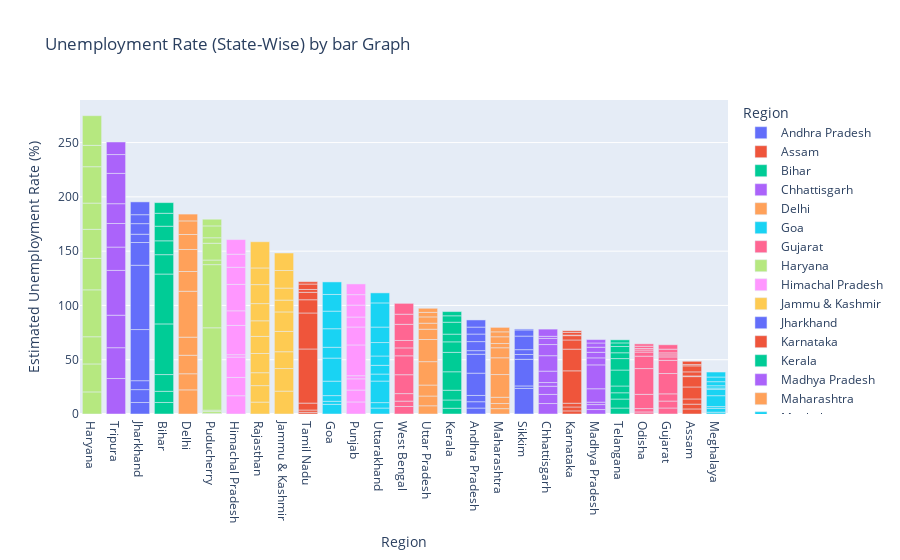

The code cell stored with this chart in its notebook:
### Code cell
fg=px.bar(df,x="Region",y=" Estimated Unemployment Rate (%)",color="Region",title="Unemployment Rate (State-Wise) by bar Graph",template="plotly")
fg.update_layout(xaxis={"categoryorder":"total descending"})
fg.show()

### Figure 1 — Plotly figure (JSON) as saved in the notebook; plotly's stock layout.template omitted (floating-point values rounded to 4 significant figures)
{"data": [{"alignmentgroup": "True", "hovertemplate": "Region=%{x}<br> Estimated Unemployment Rate (%)=%{y}<extra></extra>", "legendgroup": "Andhra Pradesh", "marker": {"color": "#636efa", "pattern": {"shape": ""}}, "name": "Andhra Pradesh", "offsetgroup": "Andhra Pradesh", "orientation": "v", "showlegend": true, "textposition": "auto", "type": "bar", "x": ["Andhra Pradesh", "Andhra Pradesh", "Andhra Pradesh", "Andhra Pradesh", "Andhra Pradesh", "Andhra Pradesh", "Andhra Pradesh", "Andhra Pradesh", "Andhra Pradesh", "Andhra Pradesh"], "xaxis": "x", "y": [5.48, 5.83, 5.79, 20.51, 17.43, 3.31, 8.34, 6.96, 6.4, 6.59], "yaxis": "y"}, {"alignmentgroup": "True", "hovertemplate": "Region=%{x}<br> Estimated Unemployment Rate (%)=%{y}<extra></extra>", "legendgroup": "Assam", "marker": {"color": "#EF553B", "pattern": {"shape": ""}}, "name": "Assam", "offsetgroup": "Assam", "orientation": "v", "showlegend": true, "textposition": "auto", "type": "bar", "x": ["Assam", "Assam", "Assam", "Assam", "Assam", "Assam", "Assam", "Assam", "Assam", "Assam"], "xaxis": "x", "y": [4.66, 4.41, 4.77, 11.06, 9.55, 0.6, 3.77, 5.53, 1.19, 3.02], "yaxis": "y"}, {"alignmentgroup": "True", "hovertemplate": "Region=%{x}<br> Estimated Unemployment Rate (%)=%{y}<extra></extra>", "legendgroup": "Bihar", "marker": {"color": "#00cc96", "pattern": {"shape": ""}}, "name": "Bihar", "offsetgroup": "Bihar", "orientation": "v", "showlegend": true, "textposition": "auto", "type": "bar", "x": ["Bihar", "Bihar", "Bihar", "Bihar", "Bihar", "Bihar", "Bihar", "Bihar", "Bihar", "Bihar"], "xaxis": "x", "y": [10.61, 10.29, 15.43, 46.64, 45.96, 17.82, 12.79, 13.44, 11.91, 9.82], "yaxis": "y"}, {"alignmentgroup": "True", "hovertemplate": "Region=%{x}<br> Estimated Unemployment Rate (%)=%{y}<extra></extra>", "legendgroup": "Chhattisgarh", "marker": {"color": "#ab63fa", "pattern": {"shape": ""}}, "name": "Chhattisgarh", "offsetgroup": "Chhattisgarh", "orientation": "v", "showlegend": true, "textposition": "auto", "type": "bar", "x": ["Chhattisgarh", "Chhattisgarh", "Chhattisgarh", "Chhattisgarh", "Chhattisgarh", "Chhattisgarh", "Chhattisgarh", "Chhattisgarh", "Chhattisgarh", "Chhattisgarh"], "xaxis": "x", "y": [9.65, 8.38, 7.54, 3.41, 10.5, 14.23, 10.27, 5.63, 1.96, 6.62], "yaxis": "y"}, {"alignmentgroup": "True", "hovertemplate": "Region=%{x}<br> Estimated Unemployment Rate (%)=%{y}<extra></extra>", "legendgroup": "Delhi", "marker": {"color": "#FFA15A", "pattern": {"shape": ""}}, "name": "Delhi", "offsetgroup": "Delhi", "orientation": "v", "showlegend": true, "textposition": "auto", "type": "bar", "x": ["Delhi", "Delhi", "Delhi", "Delhi", "Delhi", "Delhi", "Delhi", "Delhi", "Delhi", "Delhi"], "xaxis": "x", "y": [22.23, 14.84, 17.04, 16.68, 42.27, 18.19, 20.3, 13.79, 12.53, 6.27], "yaxis": "y"}, {"alignmentgroup": "True", "hovertemplate": "Region=%{x}<br> Estimated Unemployment Rate (%)=%{y}<extra></extra>", "legendgroup": "Goa", "marker": {"color": "#19d3f3", "pattern": {"shape": ""}}, "name": "Goa", "offsetgroup": "Goa", "orientation": "v", "showlegend": true, "textposition": "auto", "type": "bar", "x": ["Goa", "Goa", "Goa", "Goa", "Goa", "Goa", "Goa", "Goa", "Goa", "Goa"], "xaxis": "x", "y": [8.89, 2.81, 5.25, 13.31, 21.25, 9.96, 17.07, 16.21, 15.38, 11.54], "yaxis": "y"}, {"alignmentgroup": "True", "hovertemplate": "Region=%{x}<br> Estimated Unemployment Rate (%)=%{y}<extra></extra>", "legendgroup": "Gujarat", "marker": {"color": "#FF6692", "pattern": {"shape": ""}}, "name": "Gujarat", "offsetgroup": "Gujarat", "orientation": "v", "showlegend": true, "textposition": "auto", "type": "bar", "x": ["Gujarat", "Gujarat", "Gujarat", "Gujarat", "Gujarat", "Gujarat", "Gujarat", "Gujarat", "Gujarat", "Gujarat"], "xaxis": "x", "y": [5.54, 6.38, 6.66, 18.71, 12.11, 3.2, 1.84, 1.87, 3.42, 4.03], "yaxis": "y"}, {"alignmentgroup": "True", "hovertemplate": "Region=%{x}<br> Estimated Unemployment Rate (%)=%{y}<extra></extra>", "legendgroup": "Haryana", "marker": {"color": "#B6E880", "pattern": {"shape": ""}}, "name": "Haryana", "offsetgroup": "Haryana", "orientation": "v", "showlegend": true, "textposition": "auto", "type": "bar", "x": ["Haryana", "Haryana", "Haryana", "Haryana", "Haryana", "Haryana", "Haryana", "Haryana", "Haryana", "Haryana"], "xaxis": "x", "y": [20.34, 25.77, 25.05, 43.22, 29.02, 26.7, 24.18, 33.5, 19.68, 27.31], "yaxis": "y"}, {"alignmentgroup": "True", "hovertemplate": "Region=%{x}<br> Estimated Unemployment Rate (%)=%{y}<extra></extra>", "legendgroup": "Himachal Pradesh", "marker": {"color": "#FF97FF", "pattern": {"shape": ""}}, "name": "Himachal Pradesh", "offsetgroup": "Himachal Pradesh", "orientation": "v", "showlegend": true, "textposition": "auto", "type": "bar", "x": ["Himachal Pradesh", "Himachal Pradesh", "Himachal Pradesh", "Himachal Pradesh", "Himachal Pradesh", "Himachal Pradesh", "Himachal Pradesh", "Himachal Pradesh", "Himachal Pradesh", "Himachal Pradesh"], "xaxis": "x", "y": [16.83, 16.84, 18.76, 2.2, 26.95, 13.47, 24.31, 15.79, 12.04, 13.46], "yaxis": "y"}, {"alignmentgroup": "True", "hovertemplate": "Region=%{x}<br> Estimated Unemployment Rate (%)=%{y}<extra></extra>", "legendgroup": "Jammu & Kashmir", "marker": {"color": "#FECB52", "pattern": {"shape": ""}}, "name": "Jammu & Kashmir", "offsetgroup": "Jammu & Kashmir", "orientation": "v", "showlegend": true, "textposition": "auto", "type": "bar", "x": ["Jammu & Kashmir", "Jammu & Kashmir", "Jammu & Kashmir", "Jammu & Kashmir", "Jammu & Kashmir", "Jammu & Kashmir", "Jammu & Kashmir", "Jammu & Kashmir", "Jammu & Kashmir"], "xaxis": "x", "y": [21.08, 20.78, 15.5, 18.74, 17.92, 10.88, 11.09, 16.17, 16.14], "yaxis": "y"}, {"alignmentgroup": "True", "hovertemplate": "Region=%{x}<br> Estimated Unemployment Rate (%)=%{y}<extra></extra>", "legendgroup": "Jharkhand", "marker": {"color": "#636efa", "pattern": {"shape": ""}}, "name": "Jharkhand", "offsetgroup": "Jharkhand", "orientation": "v", "showlegend": true, "textposition": "auto", "type": "bar", "x": ["Jharkhand", "Jharkhand", "Jharkhand", "Jharkhand", "Jharkhand", "Jharkhand", "Jharkhand", "Jharkhand", "Jharkhand", "Jharkhand"], "xaxis": "x", "y": [10.61, 11.85, 8.23, 47.09, 59.23, 20.95, 7.63, 9.76, 8.24, 11.8], "yaxis": "y"}, {"alignmentgroup": "True", "hovertemplate": "Region=%{x}<br> Estimated Unemployment Rate (%)=%{y}<extra></extra>", "legendgroup": "Karnataka", "marker": {"color": "#EF553B", "pattern": {"shape": ""}}, "name": "Karnataka", "offsetgroup": "Karnataka", "orientation": "v", "showlegend": true, "textposition": "auto", "type": "bar", "x": ["Karnataka", "Karnataka", "Karnataka", "Karnataka", "Karnataka", "Karnataka", "Karnataka", "Karnataka", "Karnataka", "Karnataka"], "xaxis": "x", "y": [2.86, 3.61, 3.46, 29.84, 19.97, 8.44, 4.01, 0.5, 2.41, 1.58], "yaxis": "y"}, {"alignmentgroup": "True", "hovertemplate": "Region=%{x}<br> Estimated Unemployment Rate (%)=%{y}<extra></extra>", "legendgroup": "Kerala", "marker": {"color": "#00cc96", "pattern": {"shape": ""}}, "name": "Kerala", "offsetgroup": "Kerala", "orientation": "v", "showlegend": true, "textposition": "auto", "type": "bar", "x": ["Kerala", "Kerala", "Kerala", "Kerala", "Kerala", "Kerala", "Kerala", "Kerala", "Kerala", "Kerala"], "xaxis": "x", "y": [5.31, 7.6, 8.99, 16.99, 17.88, 9.71, 7.09, 10.98, 5.91, 3.88], "yaxis": "y"}, {"alignmentgroup": "True", "hovertemplate": "Region=%{x}<br> Estimated Unemployment Rate (%)=%{y}<extra></extra>", "legendgroup": "Madhya Pradesh", "marker": {"color": "#ab63fa", "pattern": {"shape": ""}}, "name": "Madhya Pradesh", "offsetgroup": "Madhya Pradesh", "orientation": "v", "showlegend": true, "textposition": "auto", "type": "bar", "x": ["Madhya Pradesh", "Madhya Pradesh", "Madhya Pradesh", "Madhya Pradesh", "Madhya Pradesh", "Madhya Pradesh", "Madhya Pradesh", "Madhya Pradesh", "Madhya Pradesh", "Madhya Pradesh"], "xaxis": "x", "y": [4.11, 4.57, 2.22, 12.36, 21.98, 6.48, 5.08, 4.7, 3.91, 3.13], "yaxis": "y"}, {"alignmentgroup": "True", "hovertemplate": "Region=%{x}<br> Estimated Unemployment Rate (%)=%{y}<extra></extra>", "legendgroup": "Maharashtra", "marker": {"color": "#FFA15A", "pattern": {"shape": ""}}, "name": "Maharashtra", "offsetgroup": "Maharashtra", "orientation": "v", "showlegend": true, "textposition": "auto", "type": "bar", "x": ["Maharashtra", "Maharashtra", "Maharashtra", "Maharashtra", "Maharashtra", "Maharashtra", "Maharashtra", "Maharashtra", "Maharashtra", "Maharashtra"], "xaxis": "x", "y": [4.95, 4.69, 5.79, 20.9, 15.46, 9.23, 3.89, 6.23, 4.55, 4.1], "yaxis": "y"}, {"alignmentgroup": "True", "hovertemplate": "Region=%{x}<br> Estimated Unemployment Rate (%)=%{y}<extra></extra>", "legendgroup": "Meghalaya", "marker": {"color": "#19d3f3", "pattern": {"shape": ""}}, "name": "Meghalaya", "offsetgroup": "Meghalaya", "orientation": "v", "showlegend": true, "textposition": "auto", "type": "bar", "x": ["Meghalaya", "Meghalaya", "Meghalaya", "Meghalaya", "Meghalaya", "Meghalaya", "Meghalaya", "Meghalaya", "Meghalaya", "Meghalaya"], "xaxis": "x", "y": [1.66, 3.59, 1.58, 10.03, 5.92, 1.15, 2.1, 3.74, 4.29, 4.6], "yaxis": "y"}, {"alignmentgroup": "True", "hovertemplate": "Region=%{x}<br> Estimated Unemployment Rate (%)=%{y}<extra></extra>", "legendgroup": "Odisha", "marker": {"color": "#FF6692", "pattern": {"shape": ""}}, "name": "Odisha", "offsetgroup": "Odisha", "orientation": "v", "showlegend": true, "textposition": "auto", "type": "bar", "x": ["Odisha", "Odisha", "Odisha", "Odisha", "Odisha", "Odisha", "Odisha", "Odisha", "Odisha", "Odisha"], "xaxis": "x", "y": [1.9, 3.12, 13.08, 23.76, 11.41, 3.77, 1.88, 1.42, 2.1, 2.18], "yaxis": "y"}, {"alignmentgroup": "True", "hovertemplate": "Region=%{x}<br> Estimated Unemployment Rate (%)=%{y}<extra></extra>", "legendgroup": "Puducherry", "marker": {"color": "#B6E880", "pattern": {"shape": ""}}, "name": "Puducherry", "offsetgroup": "Puducherry", "orientation": "v", "showlegend": true, "textposition": "auto", "type": "bar", "x": ["Puducherry", "Puducherry", "Puducherry", "Puducherry", "Puducherry", "Puducherry", "Puducherry", "Puducherry", "Puducherry", "Puducherry"], "xaxis": "x", "y": [0.58, 1.76, 1.2, 75.85, 58.19, 4.24, 15.47, 5.05, 10.9, 6.18], "yaxis": "y"}, {"alignmentgroup": "True", "hovertemplate": "Region=%{x}<br> Estimated Unemployment Rate (%)=%{y}<extra></extra>", "legendgroup": "Punjab", "marker": {"color": "#FF97FF", "pattern": {"shape": ""}}, "name": "Punjab", "offsetgroup": "Punjab", "orientation": "v", "showlegend": true, "textposition": "auto", "type": "bar", "x": ["Punjab", "Punjab", "Punjab", "Punjab", "Punjab", "Punjab", "Punjab", "Punjab", "Punjab", "Punjab"], "xaxis": "x", "y": [11.11, 10.97, 10.32, 2.86, 28.33, 16.55, 9.19, 10.99, 9.61, 9.88], "yaxis": "y"}, {"alignmentgroup": "True", "hovertemplate": "Region=%{x}<br> Estimated Unemployment Rate (%)=%{y}<extra></extra>", "legendgroup": "Rajasthan", "marker": {"color": "#FECB52", "pattern": {"shape": ""}}, "name": "Rajasthan", "offsetgroup": "Rajasthan", "orientation": "v", "showlegend": true, "textposition": "auto", "type": "bar", "x": ["Rajasthan", "Rajasthan", "Rajasthan", "Rajasthan", "Rajasthan", "Rajasthan", "Rajasthan", "Rajasthan", "Rajasthan", "Rajasthan"], "xaxis": "x", "y": [10.97, 15.16, 11.9, 17.7, 15.74, 14.39, 15.81, 17.51, 15.35, 24.15], "yaxis": "y"}, {"alignmentgroup": "True", "hovertemplate": "Region=%{x}<br> Estimated Unemployment Rate (%)=%{y}<extra></extra>", "legendgroup": "Sikkim", "marker": {"color": "#636efa", "pattern": {"shape": ""}}, "name": "Sikkim", "offsetgroup": "Sikkim", "orientation": "v", "showlegend": true, "textposition": "auto", "type": "bar", "x": ["Sikkim", "Sikkim", "Sikkim", "Sikkim", "Sikkim", "Sikkim", "Sikkim", "Sikkim"], "xaxis": "x", "y": [23.57, 2.28, 24.51, 4.46, 4.45, 12.49, 5.7, 0.88], "yaxis": "y"}, {"alignmentgroup": "True", "hovertemplate": "Region=%{x}<br> Estimated Unemployment Rate (%)=%{y}<extra></extra>", "legendgroup": "Tamil Nadu", "marker": {"color": "#EF553B", "pattern": {"shape": ""}}, "name": "Tamil Nadu", "offsetgroup": "Tamil Nadu", "orientation": "v", "showlegend": true, "textposition": "auto", "type": "bar", "x": ["Tamil Nadu", "Tamil Nadu", "Tamil Nadu", "Tamil Nadu", "Tamil Nadu", "Tamil Nadu", "Tamil Nadu", "Tamil Nadu", "Tamil Nadu", "Tamil Nadu"], "xaxis": "x", "y": [1.57, 2.09, 6.4, 49.83, 33.16, 12.2, 6.81, 2.65, 5, 2.16], "yaxis": "y"}, {"alignmentgroup": "True", "hovertemplate": "Region=%{x}<br> Estimated Unemployment Rate (%)=%{y}<extra></extra>", "legendgroup": "Telangana", "marker": {"color": "#00cc96", "pattern": {"shape": ""}}, "name": "Telangana", "offsetgroup": "Telangana", "orientation": "v", "showlegend": true, "textposition": "auto", "type": "bar", "x": ["Telangana", "Telangana", "Telangana", "Telangana", "Telangana", "Telangana", "Telangana", "Telangana", "Telangana", "Telangana"], "xaxis": "x", "y": [5.49, 8.29, 5.77, 6.25, 14.7, 10.55, 5.36, 5.79, 3.27, 2.86], "yaxis": "y"}, {"alignmentgroup": "True", "hovertemplate": "Region=%{x}<br> Estimated Unemployment Rate (%)=%{y}<extra></extra>", "legendgroup": "Tripura", "marker": {"color": "#ab63fa", "pattern": {"shape": ""}}, "name": "Tripura", "offsetgroup": "Tripura", "orientation": "v", "showlegend": true, "textposition": "auto", "type": "bar", "x": ["Tripura", "Tripura", "Tripura", "Tripura", "Tripura", "Tripura", "Tripura", "Tripura", "Tripura", "Tripura"], "xaxis": "x", "y": [32.67, 28.4, 29.95, 41.23, 21.51, 21.71, 18.24, 27.92, 17.35, 11.57], "yaxis": "y"}, {"alignmentgroup": "True", "hovertemplate": "Region=%{x}<br> Estimated Unemployment Rate (%)=%{y}<extra></extra>", "legendgroup": "Uttar Pradesh", "marker": {"color": "#FFA15A", "pattern": {"shape": ""}}, "name": "Uttar Pradesh", "offsetgroup": "Uttar Pradesh", "orientation": "v", "showlegend": true, "textposition": "auto", "type": "bar", "x": ["Uttar Pradesh", "Uttar Pradesh", "Uttar Pradesh", "Uttar Pradesh", "Uttar Pradesh", "Uttar Pradesh", "Uttar Pradesh", "Uttar Pradesh", "Uttar Pradesh", "Uttar Pradesh"], "xaxis": "x", "y": [7.58, 8.98, 10.11, 21.54, 20.41, 9.47, 5.56, 5.79, 4.18, 3.75], "yaxis": "y"}, {"alignmentgroup": "True", "hovertemplate": "Region=%{x}<br> Estimated Unemployment Rate (%)=%{y}<extra></extra>", "legendgroup": "Uttarakhand", "marker": {"color": "#19d3f3", "pattern": {"shape": ""}}, "name": "Uttarakhand", "offsetgroup": "Uttarakhand", "orientation": "v", "showlegend": true, "textposition": "auto", "type": "bar", "x": ["Uttarakhand", "Uttarakhand", "Uttarakhand", "Uttarakhand", "Uttarakhand", "Uttarakhand", "Uttarakhand", "Uttarakhand", "Uttarakhand", "Uttarakhand"], "xaxis": "x", "y": [5.49, 4.99, 19.85, 6.48, 8.01, 8.61, 12.38, 14.26, 22.26, 9.23], "yaxis": "y"}, {"alignmentgroup": "True", "hovertemplate": "Region=%{x}<br> Estimated Unemployment Rate (%)=%{y}<extra></extra>", "legendgroup": "West Bengal", "marker": {"color": "#FF6692", "pattern": {"shape": ""}}, "name": "West Bengal", "offsetgroup": "West Bengal", "orientation": "v", "showlegend": true, "textposition": "auto", "type": "bar", "x": ["West Bengal", "West Bengal", "West Bengal", "West Bengal", "West Bengal", "West Bengal", "West Bengal", "West Bengal", "West Bengal", "West Bengal"], "xaxis": "x", "y": [6.94, 4.92, 6.92, 17.41, 17.41, 7.29, 6.83, 14.87, 9.35, 9.98], "yaxis": "y"}], "layout": {"barmode": "relative", "legend": {"title": {"text": "Region"}, "tracegroupgap": 0}, "title": {"text": "Unemployment Rate (State-Wise) by bar Graph"}, "xaxis": {"anchor": "y", "categoryarray": ["Andhra Pradesh", "Assam", "Bihar", "Chhattisgarh", "Delhi", "Goa", "Gujarat", "Haryana", "Himachal Pradesh", "Jammu & Kashmir", "Jharkhand", "Karnataka", "Kerala", "Madhya Pradesh", "Maharashtra", "Meghalaya", "Odisha", "Puducherry", "Punjab", "Rajasthan", "Sikkim", "Tamil Nadu", "Telangana", "Tripura", "Uttar Pradesh", "Uttarakhand", "West Bengal"], "categoryorder": "total descending", "domain": [0, 1], "title": {"text": "Region"}}, "yaxis": {"anchor": "x", "domain": [0, 1], "title": {"text": " Estimated Unemployment Rate (%)"}}}}
